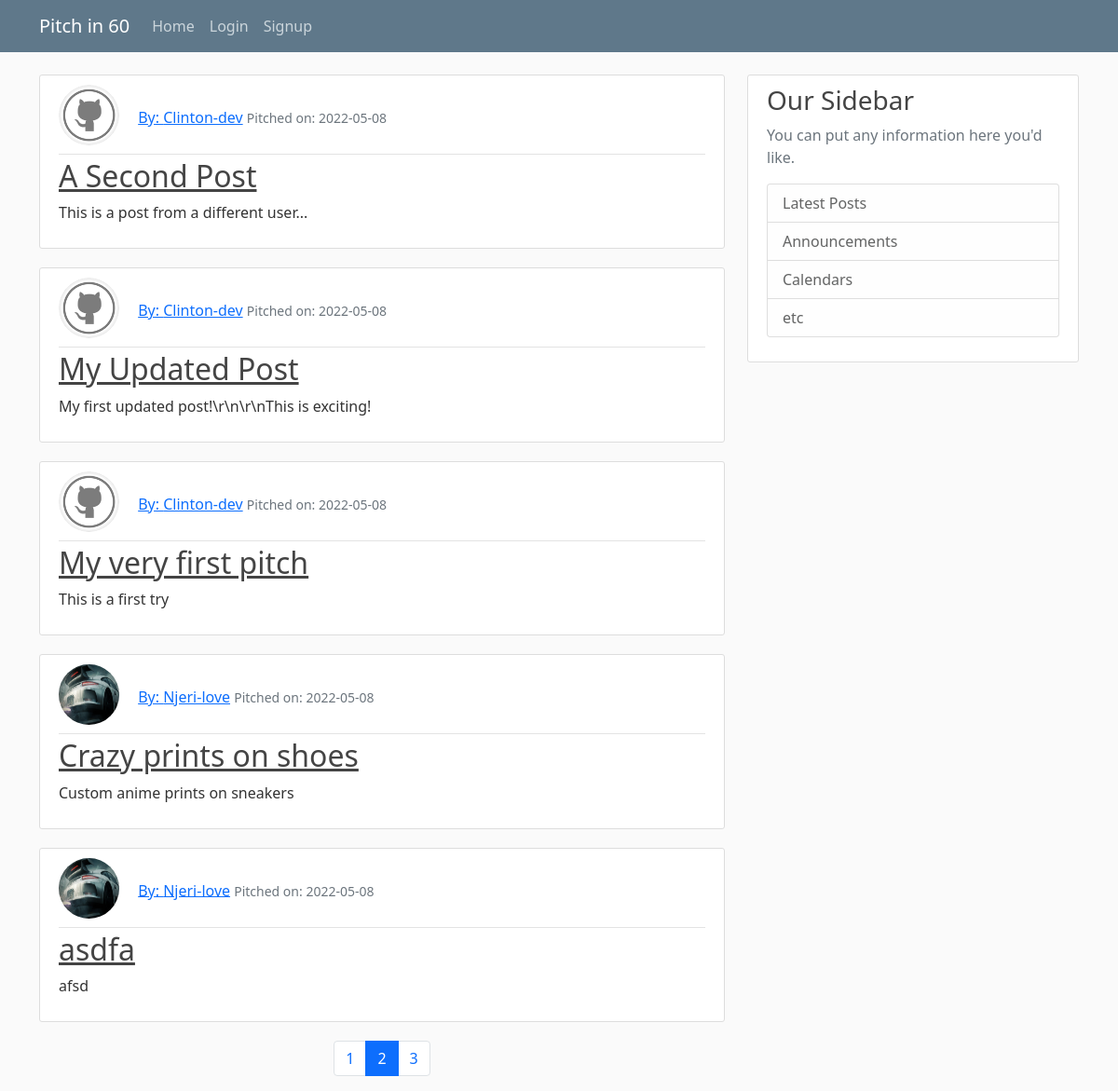
Screenshot of /?page=2 with the database file from the repository.
### pitch/models.py (models this page shows, shortened)
class Pitch(db.Model):
    id = db.Column(db.Integer, primary_key=True)
    title = db.Column(db.String(100), nullable=False)
    date_posted = db.Column(db.DateTime, nullable=False, default=datetime.utcnow)
    content = db.Column(db.Text, nullable=False)
    user_id = db.Column(db.Integer, db.ForeignKey('user.id'), nullable=False)

class User(db.Model, UserMixin):
    id = db.Column(db.Integer, primary_key=True)
    username = db.Column(db.String(20), unique=True, nullable=False)
    email = db.Column(db.String(120), unique=True, nullable=False)
    image_file = db.Column(db.String(20), nullable=False, default='default.png')
    password = db.Column(db.String(60), nullable=False)
    pitches = db.relationship('Pitch', backref='author', lazy=True)

### pitch/main/routes.py (the view)
@main.route("/")
def index():
    page = request.args.get('page', 1, type=int)
    pitches = Pitch.query.order_by(Pitch.date_posted.desc()).paginate(page=page, per_page=5)
    return render_template("home.html", pitches=pitches, title="Pitch in a min")

### pitch/templates/home.html
{% extends "layout.html" %}
{% block content %}
    {% for pitch in pitches.items %}
        <article class="media content-section">
          <div class="media-body">
            <div class="article-metadata">
                <img class="rounded-circle article-img mb-2" src="{{ url_for('static', filename='profile-pics/' + pitch.author.image_file) }}" alt="{{pitch.author.username}} profile image">
                <a class="mr-2" href="{{url_for('users.user_pitches',username=pitch.author.username)}}">By: {{ pitch.author.username }}</a>
                <small class="text-muted">Pitched on: {{ pitch.date_posted.strftime('%Y-%m-%d') }}</small>
            </div>
            <h2><a class="article-title" href="{{url_for('pitches.pitch', pitch_id=pitch.id)}}">{{ pitch.title}}</a></h2>
            <p class="article-content">{{ pitch.content }}</p>
          </div>
        </article>
    {% endfor %}
    <nav aria-label="Page navigation example">
      <ul class="pagination justify-content-center">
        {% for page_no in pitches.iter_pages(left_edge=1,right_edge=1, left_current=1,right_current=2)%}
            {% if page_no %}
              {% if pitches.page == page_no %}
                <li class="page-item active"><a class="page-link" href="{{url_for('main.index', page=page_no)}}">{{page_no}}</a></li>
              {% else %}
                <li class="page-item"><a class="page-link" href="{{url_for('main.index', page=page_no)}}">{{page_no}}</a></li>
              {% endif %}
            {% else%}
              <li class="page-item disabled">
                <a class="page-link" href="#" tabindex="-1" aria-disabled="true">...</a>
              </li>
            {% endif %}
        {% endfor %}
      </ul>
    </nav>
{% endblock content%}

### pitch/static/styles.css (style rules this page uses)
body { background: #fafafa; color: #333333; margin-top: 5rem; }
h1, h2, h3, h4, h5, h6 { color: #444444; }
.content-section { background: #ffffff; padding: 10px 20px; border: 1px solid #dddddd; border-radius: 3px; margin-bottom: 20px; }
.article-title { color: #444444; }
.article-content { white-space: pre-line; }
.article-img { height: 65px; width: 65px; margin-right: 16px; }
.article-metadata { padding-bottom: 1px; margin-bottom: 4px; border-bottom: 1px solid #e3e3e3 }

### rows the page displays
Pitch: image_file (picture), author.username "Clinton-dev", date_posted "2022-05-08", title "A Second Post", content "This is a post from a different user..."
Pitch: image_file (picture), author.username "Clinton-dev", date_posted "2022-05-08", title "My Updated Post", content "My first updated post!\\r\\n\\r\\nThis is exciting!"
Pitch: image_file (picture), author.username "Clinton-dev", date_posted "2022-05-08", title "My very first pitch", content "This is a first try"
Pitch: image_file (picture), author.username "Njeri-love", date_posted "2022-05-08", title "Crazy prints on shoes", content "Custom anime prints on sneakers"
Pitch: image_file (picture), author.username "Njeri-love", date_posted "2022-05-08", title "asdfa", content "afsd"

### other values shown
{{ page_no }} "1" "3"
{{ page_no }} "2"
